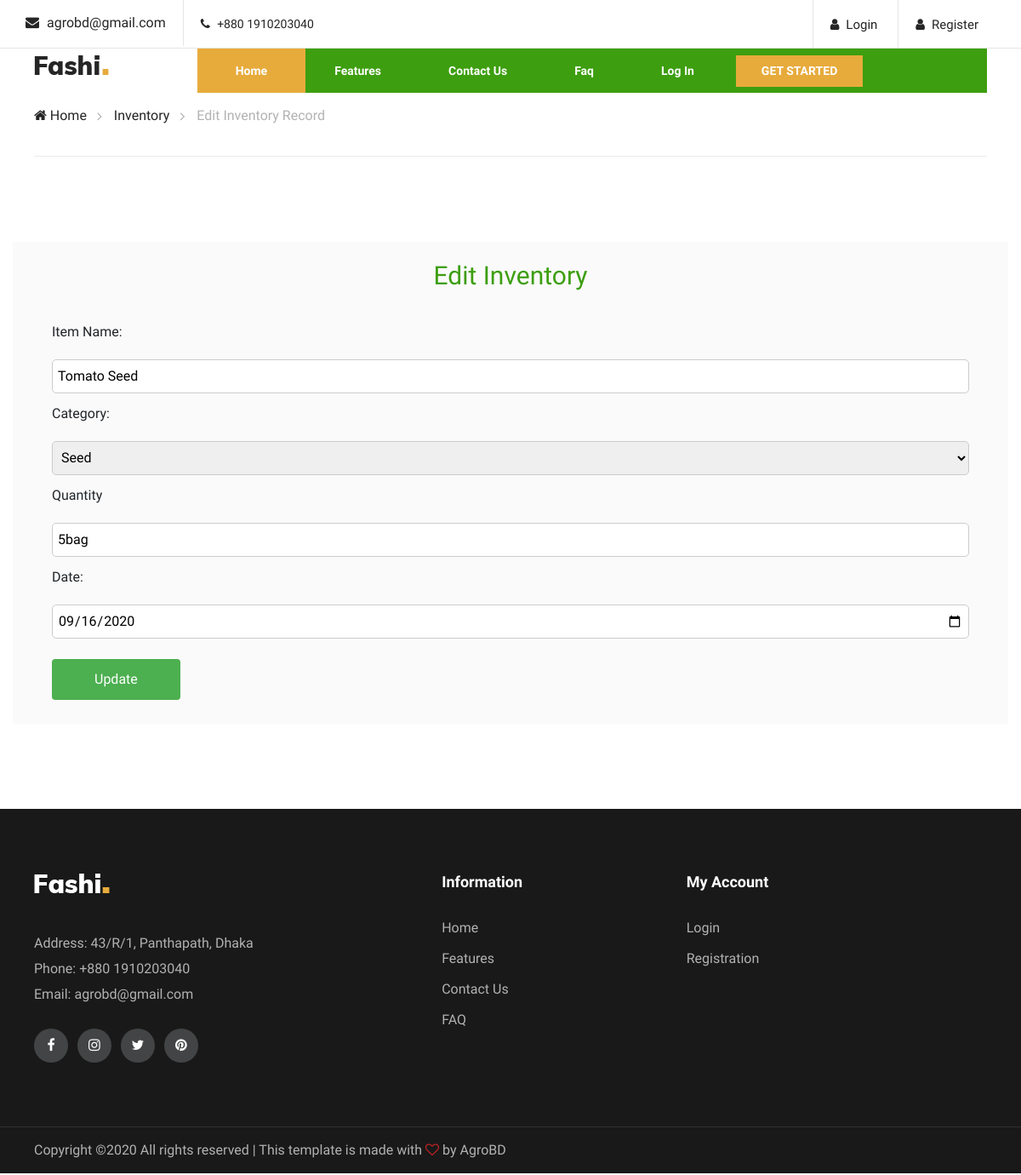
Page /inventory_edit.php?edit=1 on the committed database.
### tables this page shows
CREATE TABLE `inventory` (
  `i_id` int(11) NOT NULL,
  `item_name` varchar(30) NOT NULL,
  `category` varchar(20) NOT NULL,
  `quantity` varchar(20) NOT NULL,
  `date` date NOT NULL,
  `uid` int(11) NOT NULL,
  `created_at` timestamp NOT NULL DEFAULT current_timestamp() ON UPDATE current_timestamp()
);

### inventory_edit.php (the view, shortened to what this page needs)
<?php include'includes/head.php';
include'includes/navbar.php';
$conn = connect();
if (isset($_GET['edit'])){
    $id = $_GET['edit'];
    $sql= "SELECT * FROM inventory WHERE i_id=$id";
    $result = $conn->query($sql);
    $row = $result-> fetch_assoc();
    $item_name = $row['item_name'];
    $quantity = $row['quantity'];
    $date = $row['date'];
}
?>
</head>
<body>
    <div class="breacrumb-section">
        <div class="container">
            <div class="row">
                <div class="col-lg-12">
                    <div class="breadcrumb-text">
                        <a href="index"><i class="fa fa-home"></i> Home</a>
                        <a href="inventory">Inventory</a>
                        <span>Edit Inventory Record</span>
                    </div>
                </div>
            </div>
        </div>
    </div>
    <section class="homenav">
        <div class="container production_box">
            <div class="modal-body">
                <h3 style="text-align: center; color:#3D9E0F;">Edit Inventory</h3><br>
                <div class="container">
                    <form onsubmit="return nullcheck();" method="POST">
                        <div>
                            <label for="item_name">Item Name:</label><br>
                            <input type="text" id="item_name" name="item_name" placeholder="Enter item name"
                                value="<?=$item_name; ?>" oninput="ontype();">
                        </div>
                        <div>
                            <label for="category">Category:</label><br>
                            <select id="category" name="category">
                                <option value="seed" <?php if ($row["category"]=='seed'){echo "selected";}?>>Seed
                                </option>
                            </select>
                        </div>
                        <div>
                            <div>
                                <label for="quantity">Quantity</label><br>
                                <input type="text" id="quantity" name="quantity" value="<?=$quantity; ?>"
                                    placeholder="Enter net amount">
                            </div>
                            <div>
                                <label for="date">Date:</label><br>
                                <input type="date" id="date" name="date" value="<?=$date; ?>">
                            </div>
                            <br>
                            <div class="sub"><input type="submit" value="Update" name="update"></div>
                            <br>
                    </form>
                </div>
            </div>
        </div>
    </section>
    <?php include'includes/footer.php';?>
</body>
</html>

### css/style.css (style rules this page uses)
html, body { height: 100%; font-family: "Muli", sans-serif; -webkit-font-smoothing: antialiased; -moz-font-smoothing: antialiased; }
h1, h2, h3, h4, h5, h6 { margin: 0; color: #111111; font-weight: 400; font-family: "Muli", sans-serif; }
h3 { font-size: 30px; }
* { box-sizing: border-box; }
.homenav { padding-top: 100px; padding-bottom: 100px; }
.breadcrumb-text { border-bottom: 1px solid #ebebeb; padding: 15px 0; }
.breadcrumb-text a { display: inline-block; font-size: 16px; color: #252525; margin-right: 28px; position: relative; }
.breadcrumb-text a:after { position: absolute; right: -18px; top: 0px; content: ""; font-family: "FontAwesome"; font-size: 16px; color: #b2b2b2; }
.breadcrumb-text span { display: inline-block; color: #b2b2b2; }
.production_box { background-color: #FAFAFA; padding-top: 20px; padding-bottom: 50px; }
.modal-body { padding: 2px 16px; }
input[type=text], select { width: 100%; height: 40px; padding: 6px; border: 1px solid #ccc; border-radius: 5px; box-sizing: border-box; resize: vertical; }
input[type=date] { width: 100%; height: 40px; padding: 6px; border: 1px solid #ccc; border-radius: 5px; box-sizing: border-box; resize: vertical; }
label { padding: 12px 12px 12px 0; display: inline-block; }
input[type=submit], [type=reset] { background-color: #4CAF50; color: white; padding: 12px 50px; border: none; border-radius: 4px; cursor: pointer; float: left; }
.sub input[type=submit] { margin-right: 30px; margin-bottom: 10px; }
.fin_body_box img, p, a { padding-bottom: 20px; }
.row { margin: 0 -5px; }
.row:after { content: ""; display: table; clear: both; }
@media only screen and (min-width: 1200px) { .container { max-width: 1170px; } }

### rows in the picture
inventory: item_name "Tomato Seed", category "Seed", quantity "5bag", date "09/16/2020"
